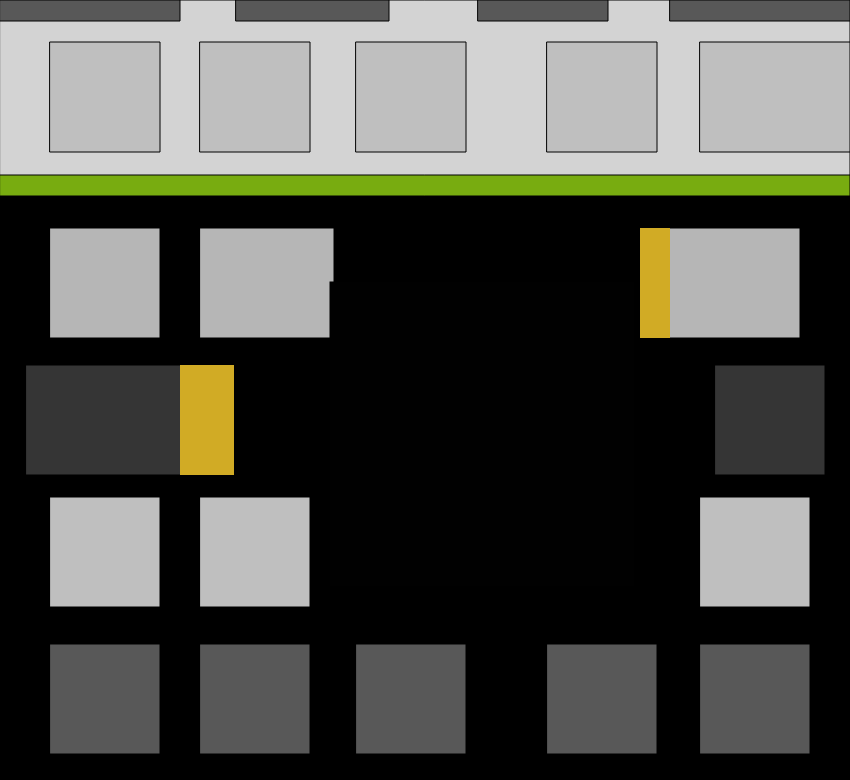
Frame 1 (no input)
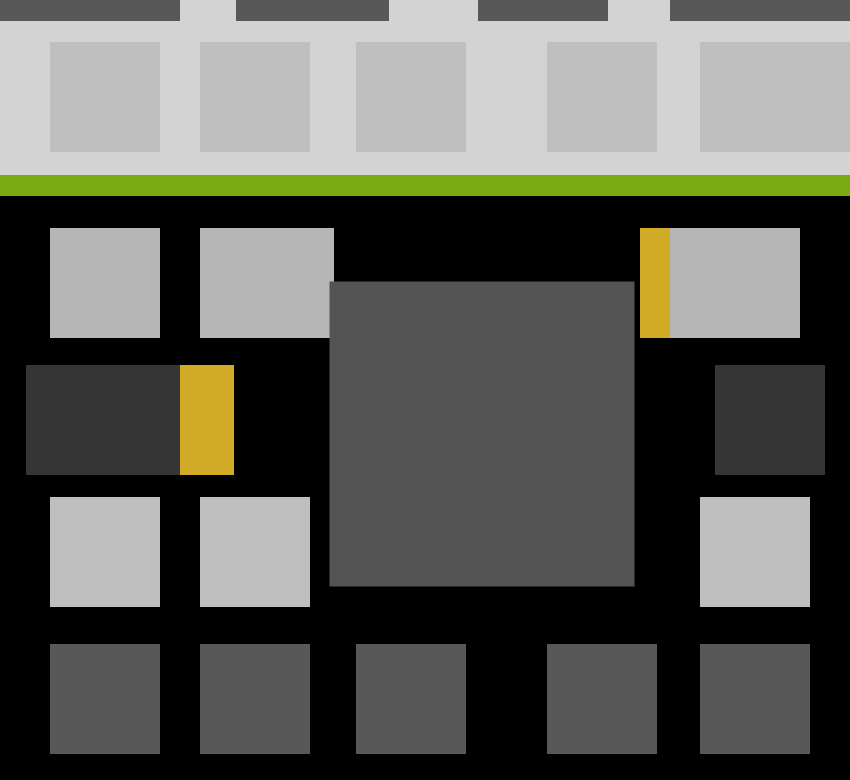
Frame 60 (no input)
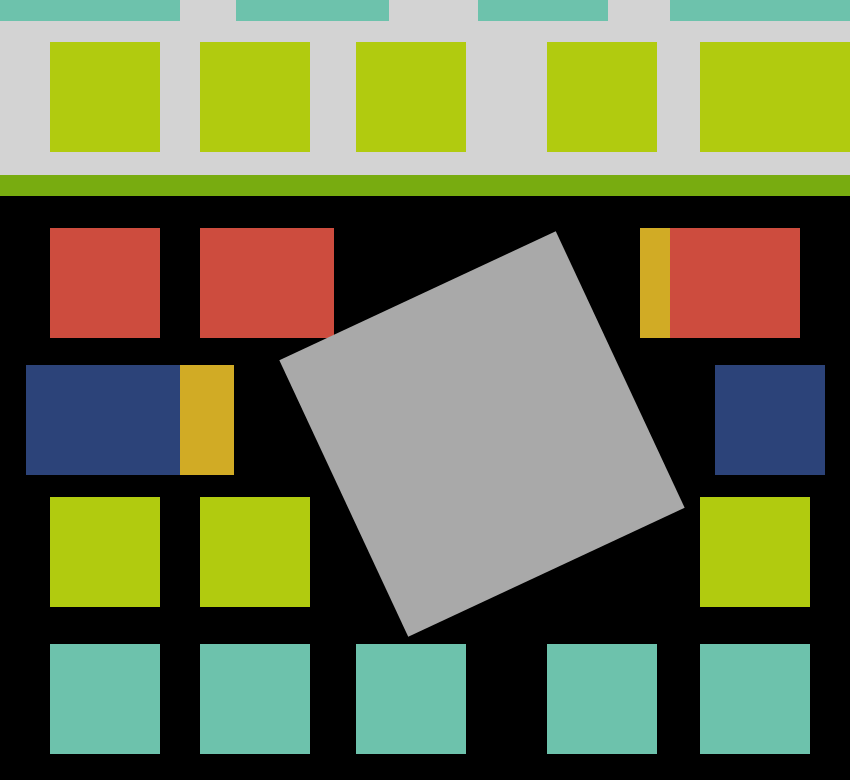
Frame 120 (the mouse pressed at the canvas centre since frame 60)

The p5.js sketch that drew these frames (run headless with seeded random() and noise() and a simulated clock; from frame 60 on, the mouse is pressed at the canvas centre):

// p5.js sketch
// ── sketch.js
//Inspired to Composizione n.9 by Mauro Reggiani 
//https://api.pananti.com/api/lotto/immagine/52780/0/600.jpg

//canvas variables
const Wcanvas = 850; 
const Hcanvas = 780;  

//squares variables
let L = 110;  //square side
let l = 21;   //rectangle constant side 

let x1 = 50;  //x-coordinate of the rectangles in the first column
let x2 = 200; //x-coordinate of the rectangles in the second column
let x3 = 356; //x-coordinate of the rectangles in the third column
let x4 = 547; //x-coordinate of the rectangles in the fourth column
let x5 = 700; //x-coordinate of the rectangles in the fifth column

let y2 = 42;  //y-coordinate of the rectangles in the second row
let y3 = 228; //y-coordinate of the rectangles in third row
let y4 = 365; //y-coordinate of the rectangles in the fourth row 
let y5 = 497; //y-coordinate of the rectangles in the fifth row 
let y6 = 644; //y-coordinate of the rectangles in the sisth row

//color variables
let colorA = 0;
let colorB = 0;
let colorC = 0;
let colorD = 0;

//canvas dimension, number of frames to be displayed every second and current mode definition for angles
function setup() {
  createCanvas(Wcanvas, Hcanvas);
  angleMode(DEGREES);
  frameRate(30); 

//variables take a random value between 0 and 255 
  colorA = random(255); 
  colorB = random(255); 
  colorC = random(255); 
  colorD = random(255); 
}


function draw() {
  background("black");

//background on the top  
fill("lightgrey") 
rect(0, 0, Wcanvas, 178);

//green stripe
fill("#78ac10")
rect(0, 175, Wcanvas, l);  
  
//color, dimension and position of the squares

//first row 
fill(colorD);
rect(0, 0, 180, l);
rect(236, 0, 153, l);
rect(478, 0, 130, l);
rect(670, 0, 180, l);

//second row 
fill(colorC);
rect(x1, y2, L, L);
rect(x2, y2, L, L);
rect(x3, y2, L, L);
rect(x4, y2, L, L);
rect(x5, y2, Wcanvas-x5, L);

//third row 
fill(colorA);
rect(x1, y3, L, L);
rect(x2, y3, 134, L);
rect(640, y3, 160, L);

//fourth row
fill(colorB);
rect(26, y4, 207, L);
rect(715, y4, L, L);

//fifth row
fill(colorC);
rect(x1, y5, L, L);
rect(x2, y5, L, L);
rect(x5, y5, L, L);

//sixth row
fill(colorD);
rect(x1, y6, L, L);
rect(x2, y6, L, L);
rect(x3, y6, L, L);
rect(x4, y6, L, L);
rect(x5, y6, L, L);

//set framecount to change the color of the squares
if (frameCount % 60 == 0) {
  colorA = color(random(255), random(255), random(255));
  colorB = color(random(255), random(255), random(255));
  colorC = color(random(255), random(255), random(255));
  colorD = color(random(255), random(255), random(255));
}

//yellow rectangles 
noStroke();
fill("#d1ab25");
rect(640, y3, 30, L);
rect(180, y4, 54, L);

//big rotating square 
push()
let mycolor = lerpColor(color("black"), color("lightgrey"), frameCount / 150);
fill(mycolor);
translate (482,434);
rotate(mouseX)
rectMode(CENTER)
rect(0, 0, 305, 305);
pop()

}
